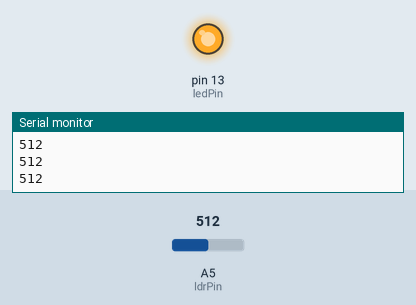
A sketch run on a simulated Arduino Uno, built with avr-gcc and run on an emulated ATmega328P. Parts: output pins drawn as LEDs (lit = HIGH), the last lines printed to the serial monitor. Inputs (shaded band) come from the test bench; at power-on: A5 (ldrPin) = 512.

Above: at 1.2 s.
1.3 s: A5 (ldrPin) set to 691
2.8 s: A5 (ldrPin) set to 707
At 3.8 s:
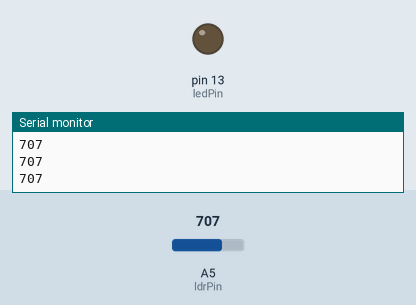
4.3 s: A5 (ldrPin) set to 690
At 5.1 s:
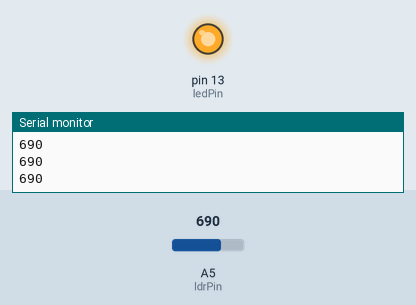
5.8 s: A5 (ldrPin) set to 710
At 6.4 s:
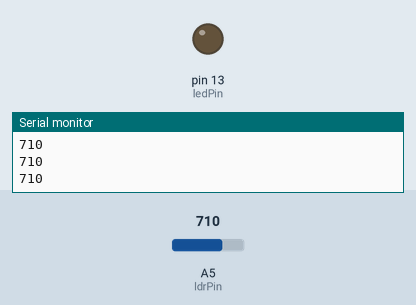
Timing chart, 0 to 8.3 s (numbered marks = the images above; inputs shaded):
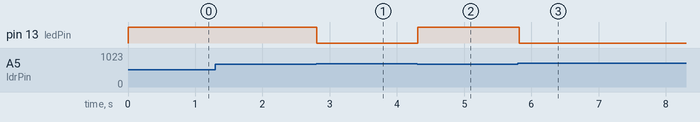

The sketch:

Arduino_LDR_Tutorial.ino
```cpp
/*
 * LDR Serial Demo Code
 * Author: Manish Kumar Sharma (mks2064)
 * Webpage: http://mkslive.com
 *
 * Usage: A simple example on how to use the LDR sensor
 *
 * Part Of: Arduino and Sensors - I - Using LDRs
 * http://mkslive.com/2016/01/15/chapter-1-working-with-ldr/
 */

int ldrPin = A5; // Set the input analog pin as A5
int lightValue = 0; // Initialization to store variable
int ledPin=13; //Using the default LED 13

//The setup portion
void setup() {
    Serial.begin(9600); //sets serial port for communication
    pinMode(ledPin,OUTPUT); //set ledPin mode to output
}

//The main program loop
void loop() {
    //Use analogRead() to read the analog value from the sensor pin or ldrPin
    lightValue = analogRead(ledPin);

    //Print the studied value to sensor
    Serial.println(lightValue); //prints the values coming from the sensor on the screen

    //Just for fun. If the intensity of the light is below certain threshold, then switch on LED.
    if(lightValue<700)
    {
      //Turn On LED
      digitalWrite(ledPin,HIGH);
    }
    else
    {
      //Turn off LED
      digitalWrite(ledPin,LOW);
    }

    //Use 100ms delay between each loop
    delay(100);
}
```

Measured:
- the behaviour switches between 699 and 700 on A5 (ldrPin) (found by bisection; images 0 and 1)
- after the input at 2.8 s, pin 13 (ledPin): HIGH → LOW at once
- after the input at 4.3 s, pin 13 (ledPin): LOW → HIGH at once
- after the input at 5.8 s, pin 13 (ledPin): HIGH → LOW at once
